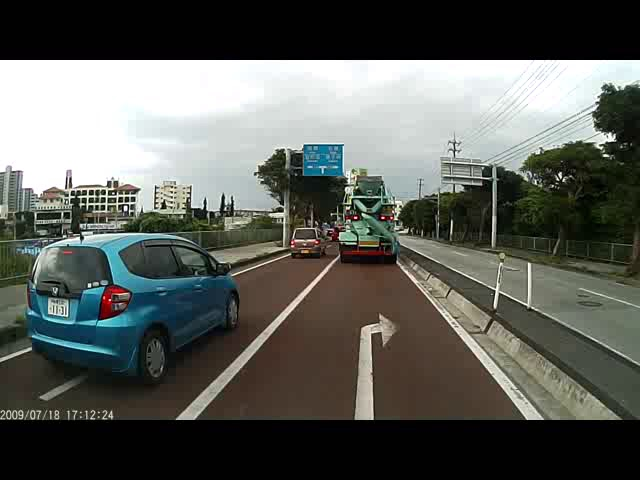
#> input picture test_images_my_car/image_01.jpeg, 640 x 480 px
$ python -i processing.py   (imports and definitions only)   (older library calls are emulated)
#> lines starting #> are read from the running program, lines starting #| are printed output that depends on the picture; after the words box and inside, x2 and y2 are one past the last pixel; in counts of white or black regions, pixels touching at a corner belong together
"""
Module with image processing code
"""

import pickle
import pprint
import collections

import cv2
import numpy as np
import scipy.signal
import vlogging


class LaneSearchError(Exception):

    pass


class ImagePreprocessor:
    """
    Class for preprocessing images to make task of lane finding easier
    """

    # [18 lines left out: function __init__, not called in this run]

    def get_undistorted_image(self, image):

        return cv2.undistort(image, self.camera_matrix, self.distortion_coefficients)

    # [62 lines left out: functions get_saturation_mask, get_x_direction_gradient_mask, get_y_direction_gradient_mask, get_gradient_magnitude_mask, not called in this run]

    def get_warped_image(self, image):

        return cv2.warpPerspective(image, self.warp_matrix, (image.shape[1], image.shape[0]))

    # [50 lines left out: functions get_preprocessed_image, get_preprocessed_image_for_video, get_cropping_mask, not called in this run]


class ShadowPreprocessor:
    """
    Class for removing shadows
    """

    # [15 lines left out: function __init__, not called in this run]

    def get_undistorted_image(self, image):

        return cv2.undistort(image, self.camera_matrix, self.distortion_coefficients)

    # [97 lines left out: functions get_shadow, get_shadow_mask, get_shadow_blobs, get_image_without_shadows, get_perspective_transformation_source_coordinates, get_perspective_transformation_destination_coordinates, not called in this run]


class LaneLineFinder:
    """
    Class for search for a lane line and computing its equation
    """

    # [252 lines left out: functions __init__, get_lane_starting_coordinates, scan_image_for_line_candidates_without_prior_knowledge, scan_image_for_line_candidates_using_prior_knowledge, get_lane_search_image_without_prior_knowledge, get_lane_equation_without_prior_knowledge and 3 more, not called in this run]

    def get_x(self, lane_equation, y):

        return int((lane_equation[0] * (y**2)) + (lane_equation[1] * y) + lane_equation[2])


# [30 lines left out: functions get_lane_mask, draw_lane, not called in this run]


class LaneStatisticsComputer:

    # [33 lines left out: functions __init__, get_line_curvature, get_lane_displacement, not called in this run]


class SimpleVideoProcessor:
    """
    Video processor that searches for lane lines. Each frame is processed separately.
    """

    # [49 lines left out: functions __init__, get_image_with_lanes, not called in this run]


class SmoothVideoProcessor:
    """
    Video processor that searches for lane lines. A history of recent results is used when searching for lane lines
    """

    # [44 lines left out: functions __init__, get_image_with_lanes, not called in this run]


class MyCarImagePreprocessor:
    """
    Class for preprocessing images to make task of lane finding easier. Adapted to work best for my car
    """

    # [73 lines left out: functions __init__, get_saturation_mask, get_x_direction_gradient_mask, get_y_direction_gradient_mask, get_gradient_magnitude_mask, not called in this run]

    def get_warped_image(self, image):

        return cv2.warpPerspective(image, self.warp_matrix, (image.shape[1], image.shape[0]))

    # [72 lines left out: functions get_preprocessed_image, get_preprocessed_image_for_video, get_cropping_mask, get_perspective_transformation_source_coordinates_my_car, get_perspective_transformation_destination_coordinates_my_car, not called in this run]


class MyCarShadowPreprocessor:
    """
    Class for removing shadows fitted for my car
    """

    def __init__(self):

        pass

    def get_shadow(self, image):

        hsv = cv2.cvtColor(image, cv2.COLOR_RGB2HSV).astype(np.float32)
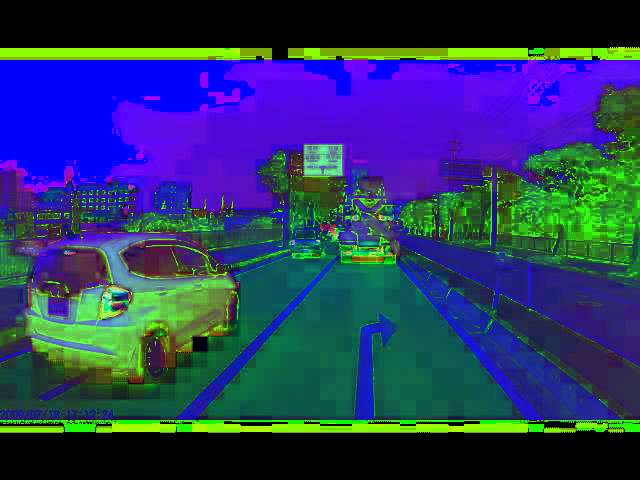
#> hsv: shape (480, 640, 3) float32; mean R, G, B 40.8, 56.2, 98.4

        saturation = hsv[:, :, 1]
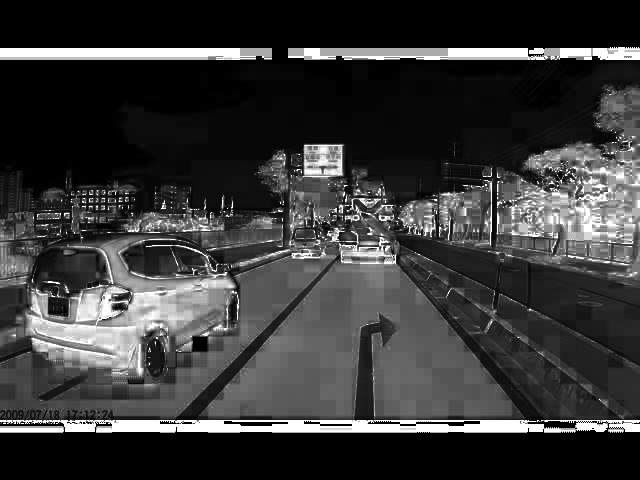
#> saturation: shape (480, 640) float32; min 0, max 255, mean 56.2
        value = hsv[:, :, 2]

        shadow = (saturation + 1) / (value + 1)
        return shadow

    def get_shadow_mask(self, image):

        shadow = self.get_shadow(image)
        shadow = shadow.astype(np.uint8)
        _, mask = cv2.threshold(shadow, thresh=0, maxval=1, type=cv2.THRESH_BINARY)
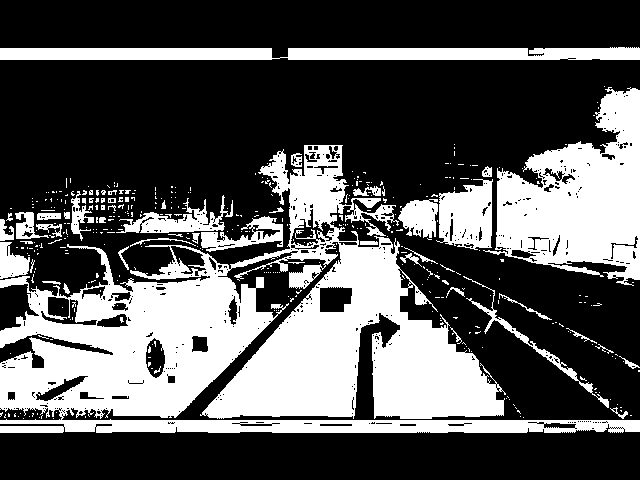
#> mask: shape (480, 640); values 0 (black) and 1 (white), 34.1% white; 403 white regions (357 under 20 px), largest, box (x1, y1, x2, y2) and area: (0, 145, 640, 433) 67400, (483, 87, 640, 286) 17064, (0, 47, 640, 60) 7453

        kernel = np.ones((5, 5))
        mask = cv2.erode(mask, kernel=kernel)
#> mask: shape (480, 640); values 0 (black) and 1 (white), 22% white; 109 white regions (68 under 20 px), largest, box (x1, y1, x2, y2) and area: (208, 247, 502, 417) 22557, (0, 262, 271, 416) 17669, (498, 91, 640, 263) 12070
        mask = cv2.dilate(mask, kernel=kernel)
#> mask: shape (480, 640); values 0 (black) and 1 (white), 29.5% white; 75 white regions, largest, box (x1, y1, x2, y2) and area: (206, 245, 504, 419) 25508, (0, 254, 273, 418) 22200, (496, 89, 640, 265) 14968

        return mask

    def get_shadow_blobs(self, image):

        mask = self.get_shadow_mask(image)

        value, data = cv2.connectedComponents(mask)
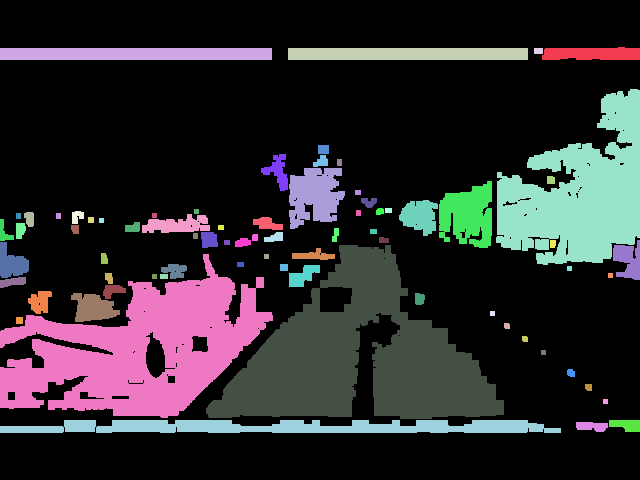
#> data: shape (480, 640) int32; 76 distinct labels, from 0 to 75; one colour per label, 0 black
#> value = 76

        blobs = []

        for index in range(1, value + 1):

            if np.sum(data == index) > 5000:

                blob = np.zeros_like(mask)
                blob[data == index] = 1

                blobs.append(blob)
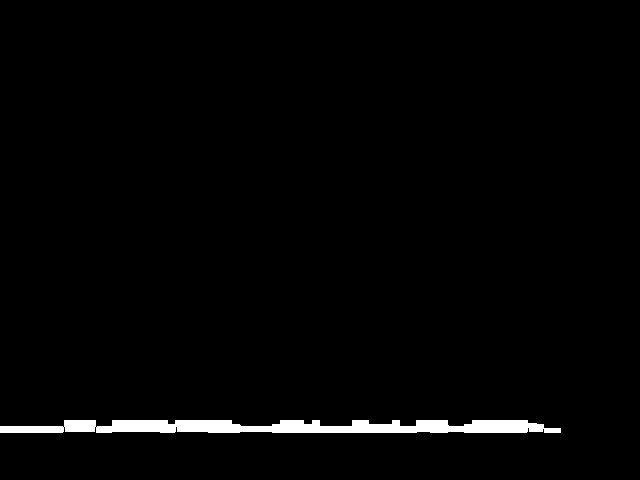
#> blob: shape (480, 640); values 0 (black) and 1 (white), 1.8% white; 1 white region, box (x1, y1, x2, y2) and area: (0, 420, 561, 433) 5584
#> after the loop, blobs = 4 items

        return blobs

    def get_image_without_shadows(self, image):

        blobs = self.get_shadow_blobs(image)
#> blobs = 4 items

        all_shadows_mask = np.zeros(shape=image.shape[:2])
        all_shadows_mask += np.sum(np.array(blobs), axis=0)
#> all_shadows_mask: shape (480, 640) float64; values 0 (black) and 1 (white), 22.2% white; 4 white regions, box (x1, y1, x2, y2) and area: (206, 245, 504, 419) 25508, (0, 254, 273, 418) 22200, (496, 89, 640, 265) 14968, (0, 420, 561, 433) 5584

        all_shadows_mask = all_shadows_mask > 0

        no_shadows_mask = 1 - all_shadows_mask
        reconstructed_image = np.zeros_like(image)
        reconstructed_image[no_shadows_mask == 1] = image[no_shadows_mask == 1]

        for blob in blobs:

            kernel = np.ones((9, 9))
            outer_area_mask = cv2.dilate(blob, kernel) - blob

            outer_area_mean = np.mean(image[outer_area_mask == 1])
            outer_area_std = np.std(image[outer_area_mask == 1])

            shadow_area_mean = np.mean(image[blob == 1])
            shadow_area_std = np.std(image[blob == 1])

            local_reconstruction = np.zeros_like(image)

            numerator = (image[blob == 1] - shadow_area_mean) * shadow_area_std
            local_reconstruction[blob == 1] = outer_area_mean + (numerator / outer_area_std)

            reconstructed_image += local_reconstruction
#> this loop made 4 passes
#> (outer_area_mean, outer_area_std, shadow_area_mean, shadow_area_std) on pass 3: (88.99, 55.12, 42.24, 23.99)
#> pass 1, in get_image_without_shadows, `outer_area_mask = cv2.dilate(blob, kernel) - blob`:
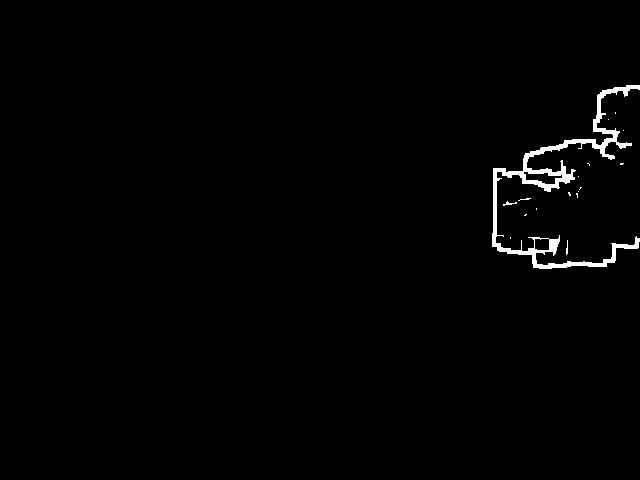
#> outer_area_mask: shape (480, 640); values 0 (black) and 1 (white), 1.1% white; 17 white regions (14 under 20 px), largest, box (x1, y1, x2, y2) and area: (492, 85, 640, 269) 3335, (503, 201, 517, 206) 28, (566, 240, 568, 255) 21
#> after the loop:
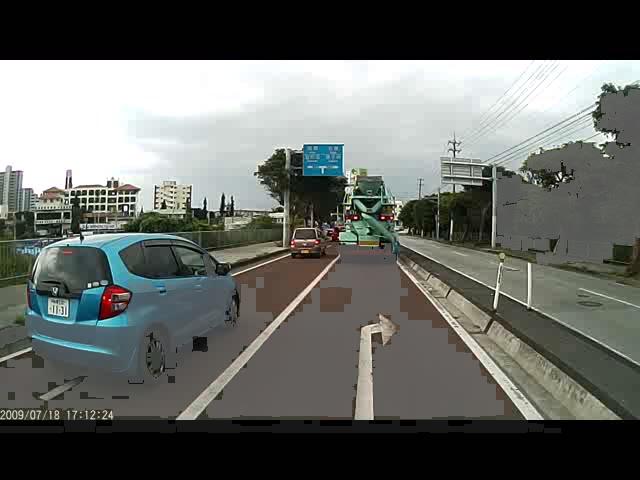
#> reconstructed_image: shape (480, 640, 3); mean R, G, B 101.8, 104.7, 100.6

        return reconstructed_image


class MyCarSmoothVideoProcessor:
    """
    Video processor that searches for lane lines. A history of recent results is used when searching for lane lines.
    Fitted for my car
    """

    # [35 lines left out: functions __init__, get_image_with_lanes, not called in this run]


class MyCarLaneLineFinder:
    """
    Class for search for a lane line and computing its equation
    """

    # [245 lines left out: functions __init__, get_lane_starting_coordinates, scan_image_for_line_candidates_without_prior_knowledge, scan_image_for_line_candidates_using_prior_knowledge, get_lane_search_image_without_prior_knowledge, get_lane_equation_without_prior_knowledge and 3 more, not called in this run]

    def get_x(self, lane_equation, y):

        return int((lane_equation[0] * (y**2)) + (lane_equation[1] * y) + lane_equation[2])

>>> import cv2
>>> picture = cv2.cvtColor(cv2.imread('../test_images_my_car/image_01.jpeg'), cv2.COLOR_BGR2RGB)
>>> result = MyCarShadowPreprocessor().get_image_without_shadows(picture)

$ run again, on test_images_my_car/image_02.jpeg
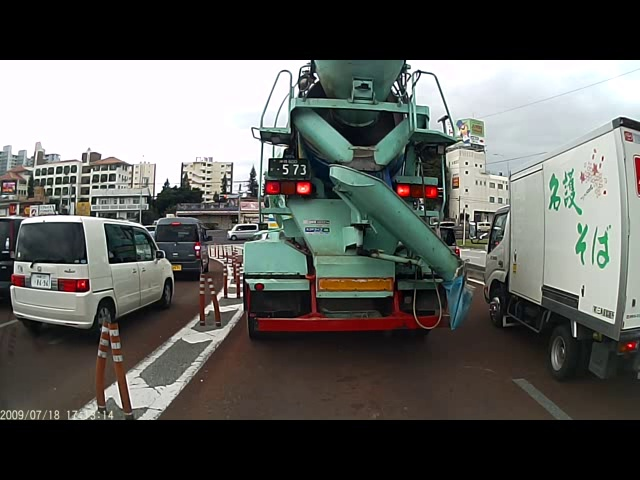
#> input picture test_images_my_car/image_02.jpeg, 640 x 480 px
#> data: shape (480, 640) int32; 86 distinct labels, from 0 to 85
#> in get_shadow_blobs, `value, data = cv2.connectedComponents(mask)`: value = 86
#> after the loop in get_shadow_blobs, `for index in range(1, value + 1):`:
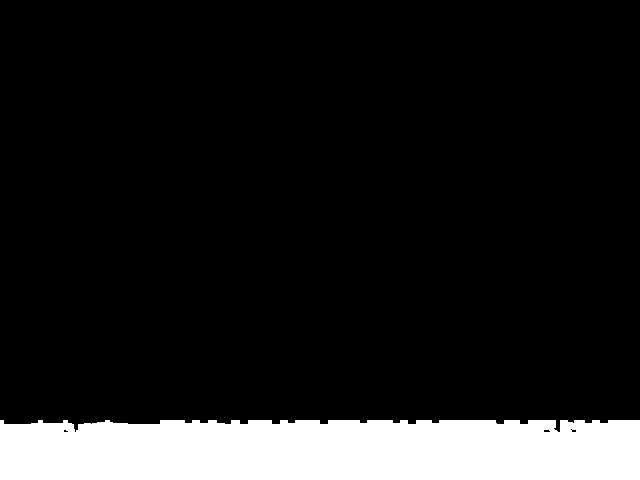
#> blob: shape (480, 640); values 0 (black) and 1 (white), 12.2% white; 1 white region, box (x1, y1, x2, y2) and area: (0, 420, 640, 480) 37391
#> after the loop in get_shadow_blobs, `for index in range(1, value + 1):`: blobs = 3 items
#> no_shadows_mask: shape (480, 640) int64; values 0 (black) and 1 (white), 63.6% white; 3 black regions, box (x1, y1, x2, y2) and area: (0, 0, 640, 60) 38097, (0, 420, 640, 480) 37391, (171, 262, 640, 419) 36470
#> the loop in get_image_without_shadows, `for blob in blobs: ` made 3 passes
#> (outer_area_mean, outer_area_std, shadow_area_mean, shadow_area_std) on pass 2: (59.29, 38.55, 42.94, 21.6)
#> after the loop in get_image_without_shadows, `for blob in blobs:`:
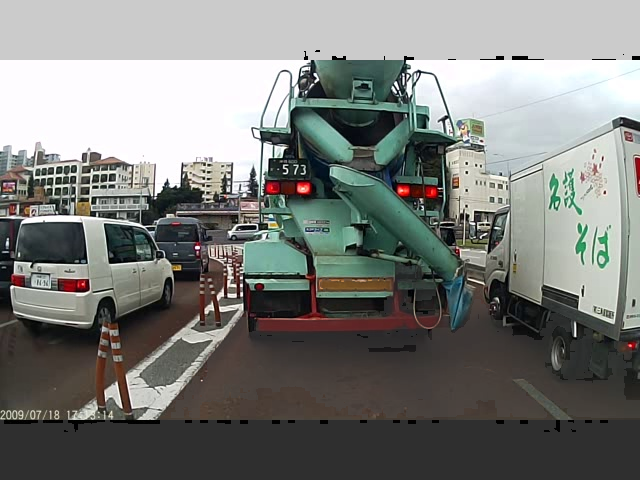
#> reconstructed_image: shape (480, 640, 3); mean R, G, B 123.8, 125.6, 122.2

$ run again, on test_images_my_car/image_04.jpeg
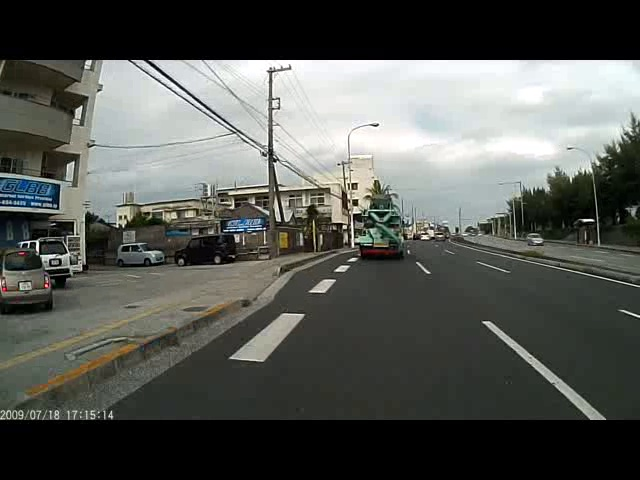
#> input picture test_images_my_car/image_04.jpeg, 640 x 480 px
#> data: shape (480, 640) int32; 63 distinct labels, from 0 to 62
#> in get_shadow_blobs, `value, data = cv2.connectedComponents(mask)`: value = 63
#> after the loop in get_shadow_blobs, `for index in range(1, value + 1):`: blobs = 2 items
#> no_shadows_mask: shape (480, 640) int64; values 0 (black) and 1 (white), 75.6% white; 2 black regions, box (x1, y1, x2, y2) and area: (0, 0, 640, 60) 37877, (0, 420, 640, 480) 37066
#> the loop in get_image_without_shadows, `for blob in blobs: ` made 2 passes
#> (outer_area_mean, outer_area_std, shadow_area_mean, shadow_area_std) on passes 1 to 2: (180.7, 96.88, 0.183, 0.708), (30.58, 32.84, 0.0202, 0.35)
#> pass 2, in get_image_without_shadows, `outer_area_mask = cv2.dilate(blob, kernel) - blob`:
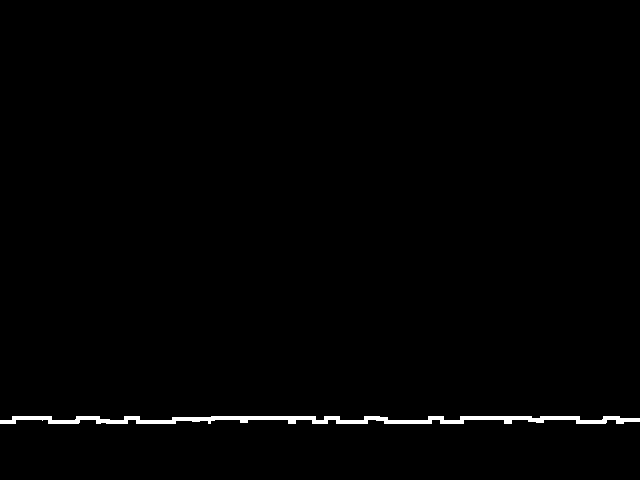
#> outer_area_mask: shape (480, 640); values 0 (black) and 1 (white), 0.97% white; 1 white region, box (x1, y1, x2, y2) and area: (0, 416, 640, 424) 2991
